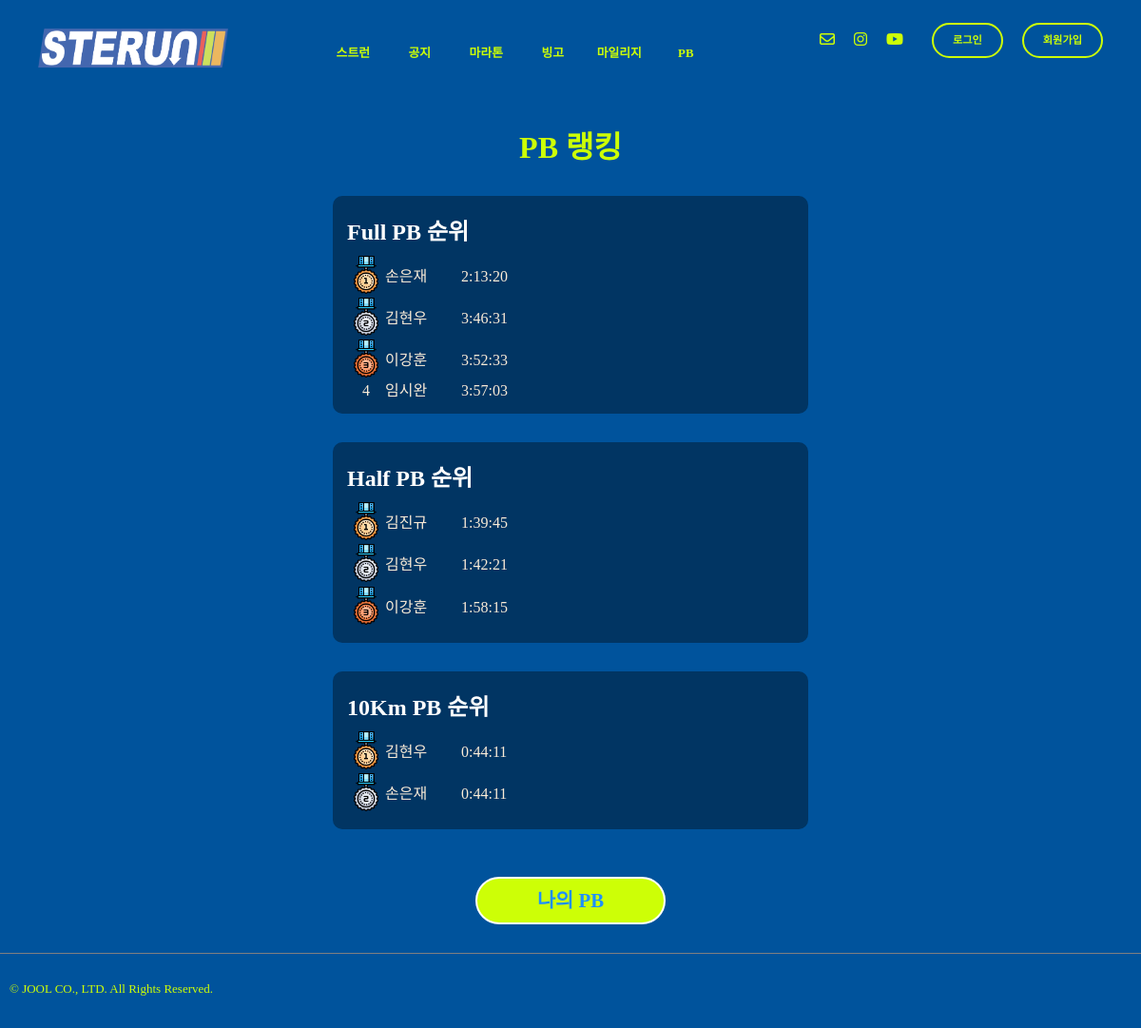
Before: /runres/pbrank/ with the older database file.
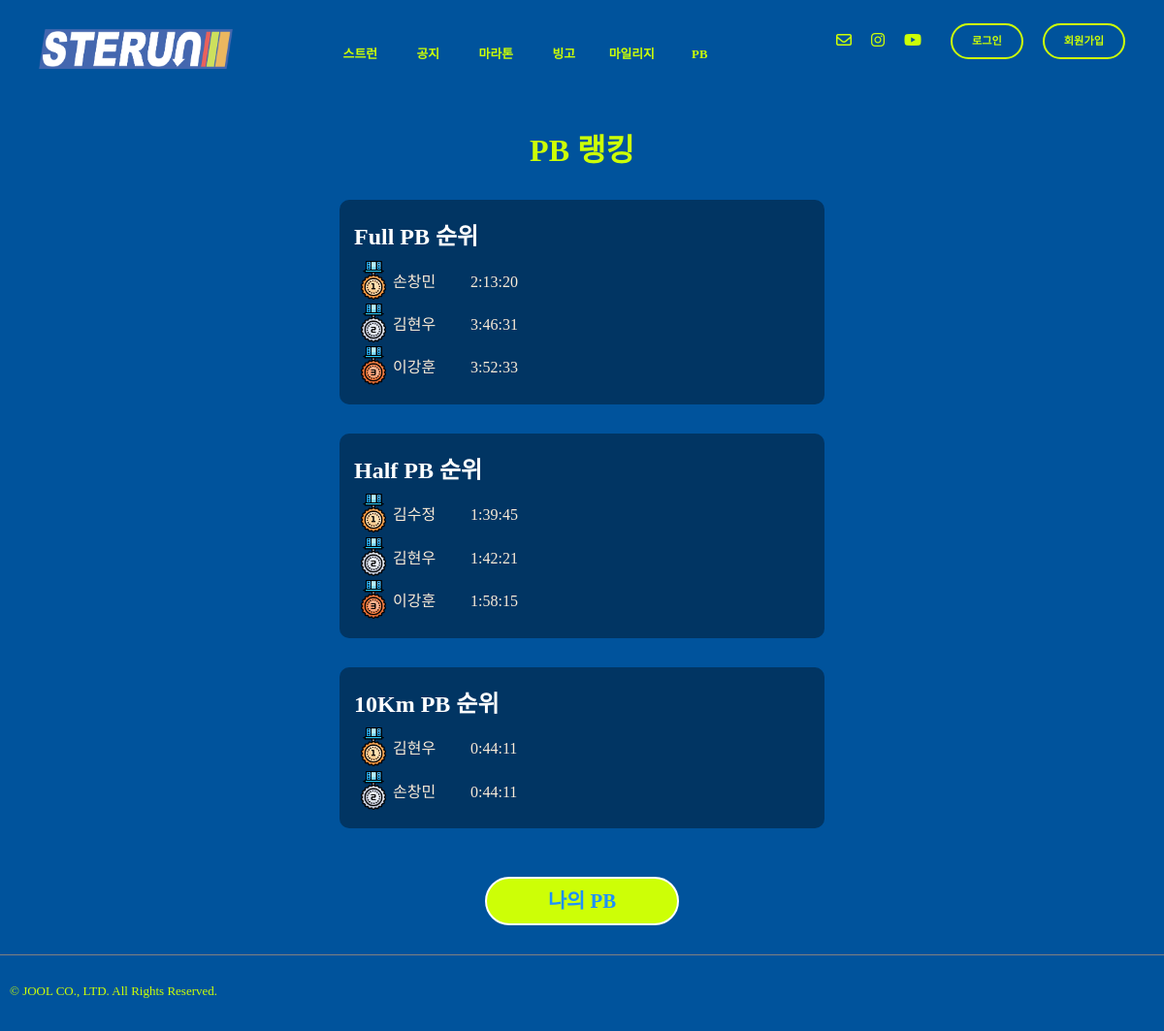
After: the same page with the newer database file.
### record/models.py (models this page shows, shortened)
class PersonalRecord(models.Model):
    STATUS_CHOICES = [
        ('pending', '심사중'),
        ('verified', '인증됨'),
        ('rejected', '반려됨'),
    ]
    CATEGORY_CHOICES = [
        ('10K', '10km'),
        ('HM', '하프마라톤'),
        ('FM', '풀마라톤'),
    ]
    event_name = models.CharField(max_length=50)
    runner = models.ForeignKey(settings.AUTH_USER_MODEL,on_delete=models.CASCADE)
    category = models.CharField(max_length=5, choices=CATEGORY_CHOICES)
    date = models.DateField(blank=True, null=True)
    record = models.DurationField()  # 시간 기록
    status = models.CharField(
        max_length=10,
        choices=STATUS_CHOICES,
        default='pending'
    )
    evidence_url = ResizedImageField(size=[500,500], upload_to="record", blank=False)
    created_at = models.DateTimeField(auto_now_add=True)
    desc = models.TextField(blank=True)
    class Meta:
        constraints = [
            UniqueConstraint(fields=['runner', 'category'], name='unique_user_category')
        ]
    def __str__(self):
        return f"{self.runner} - {self.category}: {self.record}"

### record/views.py (the view)
# urls.py: path('pbrank/', views.pbRank, name="pbRank"),
def pbRank(request):
    try:
        ranking_tenk = PersonalRecord.objects.filter(category='10K').order_by('record')
        ranking_hm = PersonalRecord.objects.filter(category='HM').order_by('record')
        ranking_fm = PersonalRecord.objects.filter(category='FM').order_by('record')
        print(ranking_fm)
    except:
        ranking_tenk = None
        ranking_hm = None
        ranking_fm = None
    return render(request,"pb/run_pb.html", {"ranking_tenk":ranking_tenk, "ranking_hm":ranking_hm, "ranking_fm":ranking_fm})

### templates/pb/run_pb.html (shortened to what this page needs)
{% extends "base.html" %}
{% load static %}
{% block content %}
  <div class="main-view flex-center">
    <div class="container-w500">
      <div class="space-h30"></div>
      <div>
        <p class="page-title">PB 랭킹</p>
      </div>
      <div class="pb-container">
        <div class="title-pb">Full PB 순위</div>
        {% for record in ranking_fm %}
          <div class="flex-row text-white">
            {% if forloop.counter == 1 %}
              <div class="rank-counter"><img src="{% static 'img/01-Gold-Medal.png' %}" alt="hamb-btn" height="40px," width="40px"></div>
            {% elif forloop.counter == 2 %}
              <div class="rank-counter"><img src="{% static 'img/02-Silver-Medal.png' %}" alt="hamb-btn" height="40px," width="40px"></div>
            {% elif forloop.counter == 3 %}
              <div class="rank-counter"><img src="{% static 'img/03-Bronze-Medal.png' %}" alt="hamb-btn" height="40px," width="40px"></div>
            {% else %}
              <div class="rank-counter">{{ forloop.counter }}</div>
            {% endif %}
            <div class="rank-runner">{{ record.runner.last_name }}{{ record.runner.first_name }}</div>
            <div class="rank-record">{{ record.record }}</div>
          </div>
        {% endfor %}
      </div>
      <div class="space-h30"></div>
      <div class="pb-container">
        <div class="title-pb">Half PB 순위</div>
        {% for record in ranking_hm %}
          <div class="flex-row text-white">
            {% if forloop.counter == 1 %}
              <div class="rank-counter"><img src="{% static 'img/01-Gold-Medal.png' %}" alt="hamb-btn" height="40px," width="40px"></div>
            {% elif forloop.counter == 2 %}
              <div class="rank-counter"><img src="{% static 'img/02-Silver-Medal.png' %}" alt="hamb-btn" height="40px," width="40px"></div>
            {% elif forloop.counter == 3 %}
              <div class="rank-counter"><img src="{% static 'img/03-Bronze-Medal.png' %}" alt="hamb-btn" height="40px," width="40px"></div>
            {% else %}
              <div class="rank-counter">{{ forloop.counter }}</div>
            {% endif %}
            <div class="rank-runner">{{ record.runner.last_name }}{{ record.runner.first_name }}</div>
            <div class="rank-record">{{ record.record }}</div>
          </div>
        {% endfor %}
      </div>
      <div class="space-h30"></div>
      <div class="pb-container">
        <div class="title-pb">10Km PB 순위</div>
        {% for record in ranking_tenk %}
          <div class="flex-row text-white">
            {% if forloop.counter == 1 %}
              <div class="rank-counter"><img src="{% static 'img/01-Gold-Medal.png' %}" alt="hamb-btn" height="40px," width="40px"></div>
            {% elif forloop.counter == 2 %}
              <div class="rank-counter"><img src="{% static 'img/02-Silver-Medal.png' %}" alt="hamb-btn" height="40px," width="40px"></div>
            {% elif forloop.counter == 3 %}
              <div class="rank-counter"><img src="{% static 'img/03-Bronze-Medal.png' %}" alt="hamb-btn" height="40px," width="40px"></div>
            {% else %}
              <div class="rank-counter">{{ forloop.counter }}</div>
            {% endif %}
            <div class="rank-runner">{{ record.runner.last_name }}{{ record.runner.first_name }}</div>
            <div class="rank-record">{{ record.record }}</div>
          </div>
        {% endfor %}
      </div>
      <div class="space-h30"></div>
      <div class="btn-control">
        <a href="{% url 'runres:pbView' user.pk %}">
          <button class="submit-btn">나의 PB</button>
        </a>
      </div>
    </div>
  </div>
{% endblock content %}

Changed rows visible on the page:
removed PersonalRecord: runner.last_name "임", runner.first_name "시완", record "3:57:03"
changed through a linked row, PersonalRecord (number 1 of 8 on the later page): runner.first_name "은재" → "창민"
changed through a linked row, PersonalRecord (number 4 of 8 on the later page): runner.first_name "진규" → "수정"
changed through a linked row, PersonalRecord (number 8 of 8 on the later page): runner.first_name "은재" → "창민"
